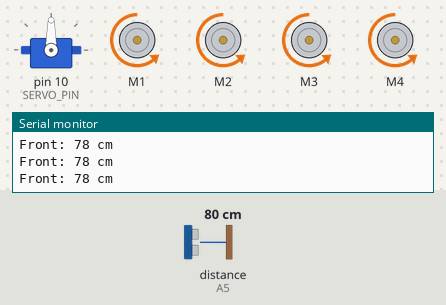
This sketch was run on a simulated Arduino Uno, built with avr-gcc and run on an emulated ATmega328P. Parts: servo, 4 × DC motor (green arrow = forward, orange = backward, longer = faster), the last lines printed to the serial monitor. Wiring (inferred from the names in the program): ultrasonic range finder: trigger A0; echo A5. The inputs (shaded band) are chosen by the test bench; at power-on: distance to the obstacle (sensor on A5) 80 cm. The echo pulse lasts 58.3 µs per cm.

Above: at 2.2 s.
2.3 s: distance to the obstacle (sensor on A5) set to 23 cm
3.8 s: distance to the obstacle (sensor on A5) set to 20 cm
At 6.5 s:
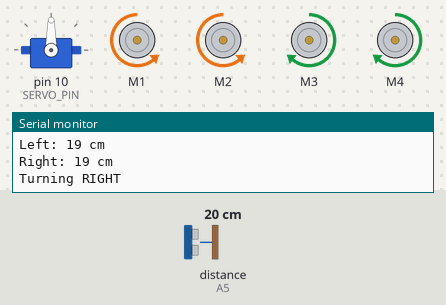
6.8 s: distance to the obstacle (sensor on A5) set to 35 cm
At 7.6 s:
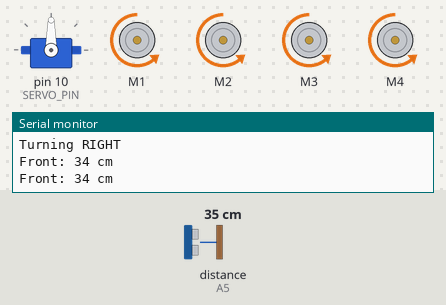
8.6 s: distance to the obstacle (sensor on A5) set to 2 cm
At 11.9 s:
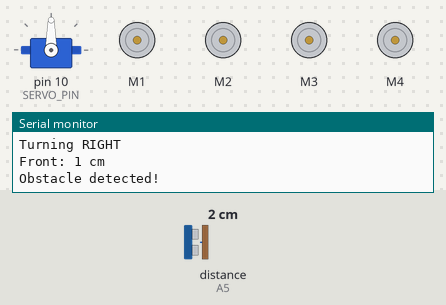
Timing chart, 0 to 12.6 s (numbered marks = the images above; inputs shaded):
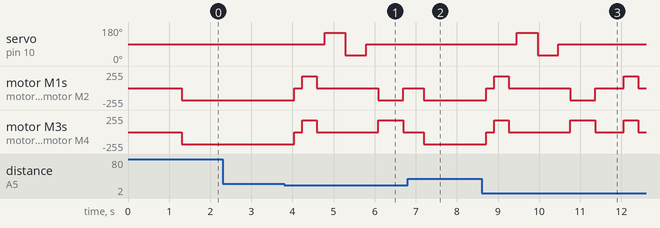

Measured:
- the behaviour switches between 22 and 21 cm on distance to the obstacle (sensor on A5) (found by bisection; images 0 and 1)
- after the input at 3.8 s, servo on pin 10 (SERVO_PIN): 90° → 150° after 0.99 s, → 30° 0.50 s later, → 90° 0.50 s later; motor M1: backward 180/255 → stopped after 0.24 s, → forward 180/255 0.20 s later, → stopped 0.35 s later, → backward 180/255 1.5 s later, … (5 changes in this stretch)
- after the input at 6.8 s, servo on pin 10 (SERVO_PIN): stays 90° (without the input it goes to 150° after 1.1 s)
- after the input at 8.6 s, servo on pin 10 (SERVO_PIN): 90° → 150° after 0.86 s, → 30° 0.50 s later, → 90° 0.50 s later; motor M1: backward 180/255 → stopped after 0.11 s, → forward 180/255 0.20 s later, → stopped 0.35 s later, → backward 180/255 1.5 s later, … (7 changes in this stretch)

The sketch:

obstacle_avoiding_car.ino
```cpp
#include <AFMotor.h>
#include <Servo.h>

// ===============================
// MOTOR SETUP
// ===============================

AF_DCMotor motor1(1);  // Front Left
AF_DCMotor motor2(2);  // Rear Left
AF_DCMotor motor3(3);  // Front Right
AF_DCMotor motor4(4);  // Rear Right

// ===============================
// ULTRASONIC SENSOR
// ===============================

#define TRIG_PIN A0
#define ECHO_PIN A5

// ===============================
// SERVO
// ===============================

Servo scanServo;

// Servo signal pin
// For L293D shield, Servo 1 is normally D10
#define SERVO_PIN 10

// ===============================
// SETTINGS
// ===============================

int motorSpeed = 180;
int obstacleDistance = 20;

// Servo angles
int centerAngle = 90;
int leftAngle = 150;
int rightAngle = 30;


// ===============================
// GET DISTANCE
// ===============================

long getDistance() {
  digitalWrite(TRIG_PIN, LOW);
  delayMicroseconds(2);

  digitalWrite(TRIG_PIN, HIGH);
  delayMicroseconds(10);
  digitalWrite(TRIG_PIN, LOW);

  long duration = pulseIn(ECHO_PIN, HIGH, 30000);

  // No echo
  if (duration == 0) {
    return 400;
  }

  long distance = duration * 0.034 / 2;

  return distance;
}


// ===============================
// MOVE FORWARD
// ===============================

void moveForward() {
  motor1.setSpeed(motorSpeed);
  motor2.setSpeed(motorSpeed);
  motor3.setSpeed(motorSpeed);
  motor4.setSpeed(motorSpeed);

  motor1.run(BACKWARD);
  motor2.run(BACKWARD);
  motor3.run(BACKWARD);
  motor4.run(BACKWARD);
}


// ===============================
// MOVE BACKWARD
// ===============================

void moveBackward() {
  motor1.setSpeed(motorSpeed);
  motor2.setSpeed(motorSpeed);
  motor3.setSpeed(motorSpeed);
  motor4.setSpeed(motorSpeed);

  motor1.run(FORWARD);
  motor2.run(FORWARD);
  motor3.run(FORWARD);
  motor4.run(FORWARD);
}


// ===============================
// TURN RIGHT
// ===============================

void turnRight() {
  motor1.setSpeed(motorSpeed);
  motor2.setSpeed(motorSpeed);
  motor3.setSpeed(motorSpeed);
  motor4.setSpeed(motorSpeed);

  motor1.run(BACKWARD);
  motor2.run(BACKWARD);

  motor3.run(FORWARD);
  motor4.run(FORWARD);
}


// ===============================
// TURN LEFT
// ===============================

void turnLeft() {
  motor1.setSpeed(motorSpeed);
  motor2.setSpeed(motorSpeed);
  motor3.setSpeed(motorSpeed);
  motor4.setSpeed(motorSpeed);

  motor1.run(FORWARD);
  motor2.run(FORWARD);

  motor3.run(BACKWARD);
  motor4.run(BACKWARD);
}


// ===============================
// STOP
// ===============================

void stopCar() {
  motor1.run(RELEASE);
  motor2.run(RELEASE);
  motor3.run(RELEASE);
  motor4.run(RELEASE);
}


// ===============================
// SCAN LEFT
// ===============================

long lookLeft() {
  scanServo.write(leftAngle);
  delay(500);

  long distance = getDistance();

  Serial.print("Left: ");
  Serial.print(distance);
  Serial.println(" cm");

  return distance;
}


// ===============================
// SCAN RIGHT
// ===============================

long lookRight() {
  scanServo.write(rightAngle);
  delay(500);

  long distance = getDistance();

  Serial.print("Right: ");
  Serial.print(distance);
  Serial.println(" cm");

  return distance;
}


// ===============================
// SET SERVO CENTER
// ===============================

void lookCenter() {
  scanServo.write(centerAngle);
  delay(300);
}


// ===============================
// SETUP
// ===============================

void setup() {
  Serial.begin(9600);

  // Ultrasonic
  pinMode(TRIG_PIN, OUTPUT);
  pinMode(ECHO_PIN, INPUT);

  // Servo
  scanServo.attach(SERVO_PIN);

  // Put servo in center
  scanServo.write(centerAngle);

  // Stop motors
  stopCar();

  delay(1000);
}


// ===============================
// MAIN LOOP
// ===============================

void loop() {
  // Look straight
  lookCenter();

  long distance = getDistance();

  Serial.print("Front: ");
  Serial.print(distance);
  Serial.println(" cm");


  // =================================
  // NO OBSTACLE
  // =================================

  if (distance > obstacleDistance) {
    moveForward();
  }


  // =================================
  // OBSTACLE DETECTED
  // =================================

  else {
    Serial.println("Obstacle detected!");

    // Stop
    stopCar();
    delay(200);

    // Move backward a little
    moveBackward();
    delay(350);

    stopCar();
    delay(200);


    // =================================
    // SCAN LEFT AND RIGHT
    // =================================

    long leftDistance = lookLeft();

    long rightDistance = lookRight();


    // =================================
    // RETURN SERVO TO CENTER
    // =================================

    lookCenter();


    // =================================
    // CHOOSE CLEARER SIDE
    // =================================

    if (leftDistance > rightDistance) {
      Serial.println("Turning LEFT");

      turnLeft();
      delay(600);
    } else {
      Serial.println("Turning RIGHT");

      turnRight();
      delay(600);
    }


    // Stop after turning
    stopCar();
    delay(200);
  }
}
```
